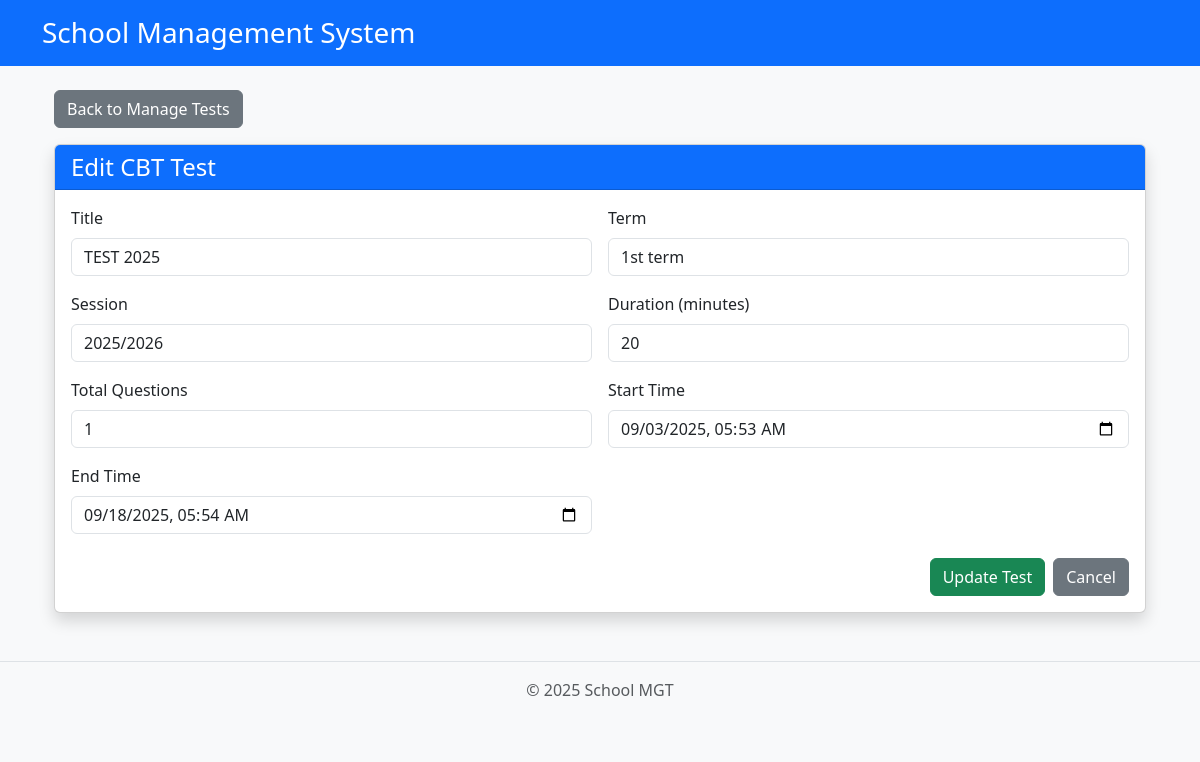
Screenshot of /teacher/cbt/edit/6/ (signed in) with the database file from the repository.
### core/models.py (models this page shows, shortened)
class CBTTest(models.Model):
    teacher = models.ForeignKey(TeacherProfile, on_delete=models.CASCADE)
    title = models.CharField(max_length=200)
    subject = models.ForeignKey(Subject, on_delete=models.CASCADE)
    classroom = models.ForeignKey(ClassRoom, on_delete=models.CASCADE)
    term = models.CharField(max_length=20)
    session = models.CharField(max_length=20)
    duration_minutes = models.PositiveIntegerField()
    total_questions = models.PositiveIntegerField()
    start_time = models.DateTimeField()
    end_time = models.DateTimeField()
    created_at = models.DateTimeField(auto_now_add=True)
    is_active = models.BooleanField(default=False)

### core/views.py (the view, shortened to what this page needs)
# urls.py: path('teacher/cbt/edit/<int:test_id>/', views.edit_cbt_test, name='edit_cbt_test'),
@login_required
def edit_cbt_test(request, test_id):
    test = get_object_or_404(CBTTest, id=test_id, teacher__user=request.user)
    return render(request, 'teacher/edit_cbt_test.html', {'test': test})

### core/templates/teacher/edit_cbt_test.html (shortened to what this page needs)
{% extends "base.html" %}
{% block content %}
<div class="container mt-4">
    <div class="mb-3">
        <a href="{% url 'manage_cbt_tests' %}" class="btn btn-secondary">
             Back to Manage Tests
        </a>
    </div>
    <div class="card shadow">
        <div class="card-header bg-primary text-white">
            <h4 class="mb-0">Edit CBT Test</h4>
        </div>
        <div class="card-body">
            <form method="post" class="row g-3">
                <div class="col-md-6">
                    <label class="form-label">Title</label>
                    <input type="text" name="title" value="{{ test.title }}" class="form-control" required>
                </div>
                <div class="col-md-6">
                    <label class="form-label">Term</label>
                    <input type="text" name="term" value="{{ test.term }}" class="form-control" required>
                </div>
                <div class="col-md-6">
                    <label class="form-label">Session</label>
                    <input type="text" name="session" value="{{ test.session }}" class="form-control" required>
                </div>
                <div class="col-md-6">
                    <label class="form-label">Duration (minutes)</label>
                    <input type="number" name="duration_minutes" value="{{ test.duration_minutes }}" class="form-control" required>
                </div>
                <div class="col-md-6">
                    <label class="form-label">Total Questions</label>
                    <input type="number" name="total_questions" value="{{ test.total_questions }}" class="form-control" required>
                </div>
                <div class="col-md-6">
                    <label class="form-label">Start Time</label>
                    <input type="datetime-local" name="start_time" value="{{ test.start_time|date:'Y-m-d\\TH:i' }}" class="form-control" required>
                </div>
                <div class="col-md-6">
                    <label class="form-label">End Time</label>
                    <input type="datetime-local" name="end_time" value="{{ test.end_time|date:'Y-m-d\\TH:i' }}" class="form-control" required>
                </div>
                <div class="col-12 mt-4 d-flex justify-content-end gap-2">
                    <button type="submit" class="btn btn-success">
                         Update Test
                    </button>
                    <a href="{% url 'manage_cbt_tests' %}" class="btn btn-secondary">
                        Cancel
                    </a>
                </div>
            </form>
        </div>
    </div>
</div>
{% endblock %}

### core/templates/base.html (style rules this page uses)
body { background-color: #f8f9fa; }

### rows the page displays
CBTTest: title "TEST 2025", term "1st term", session "2025/2026", duration_minutes "20", total_questions "1", start_time "09/03/2025 05:53", end_time "09/18/2025 05:54"
